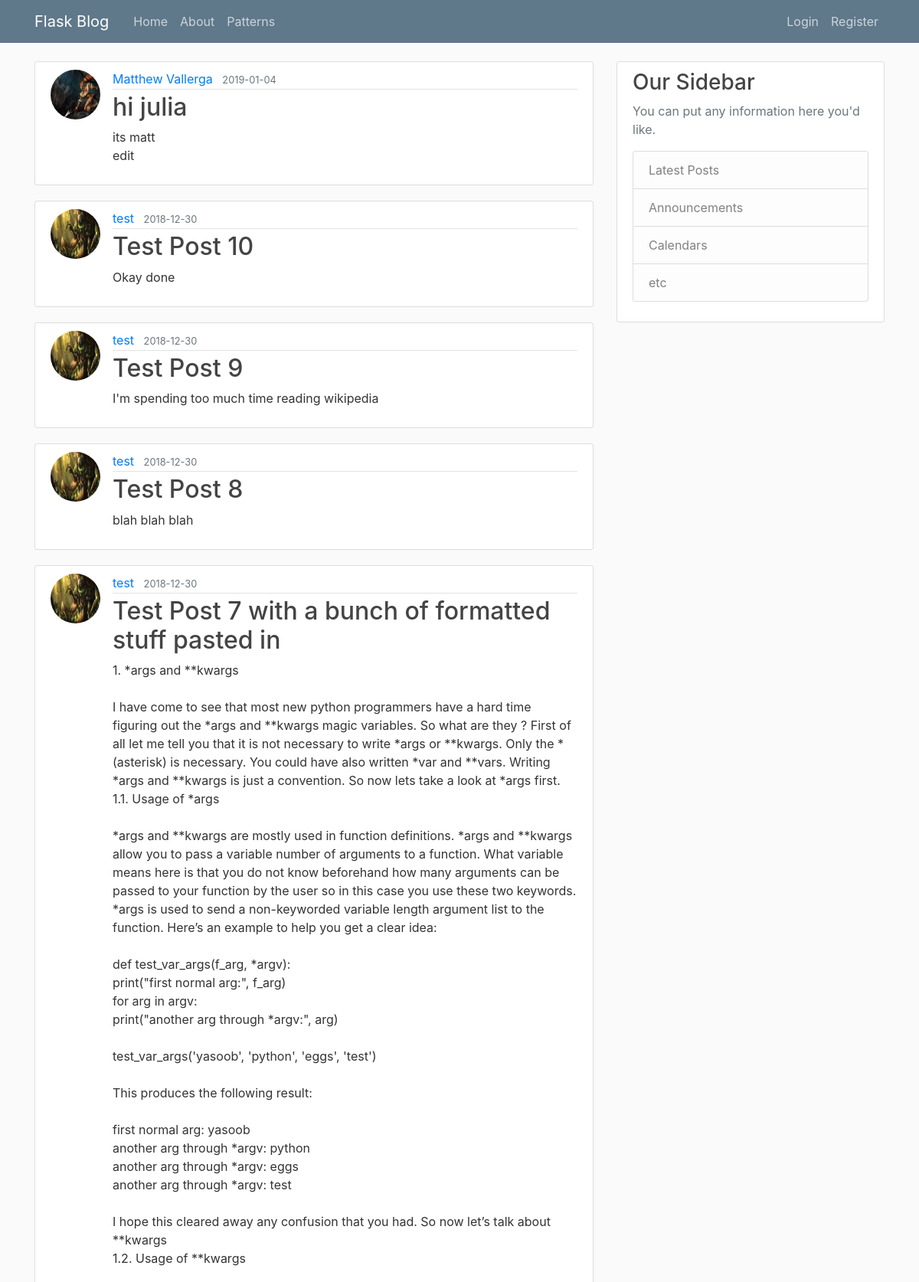
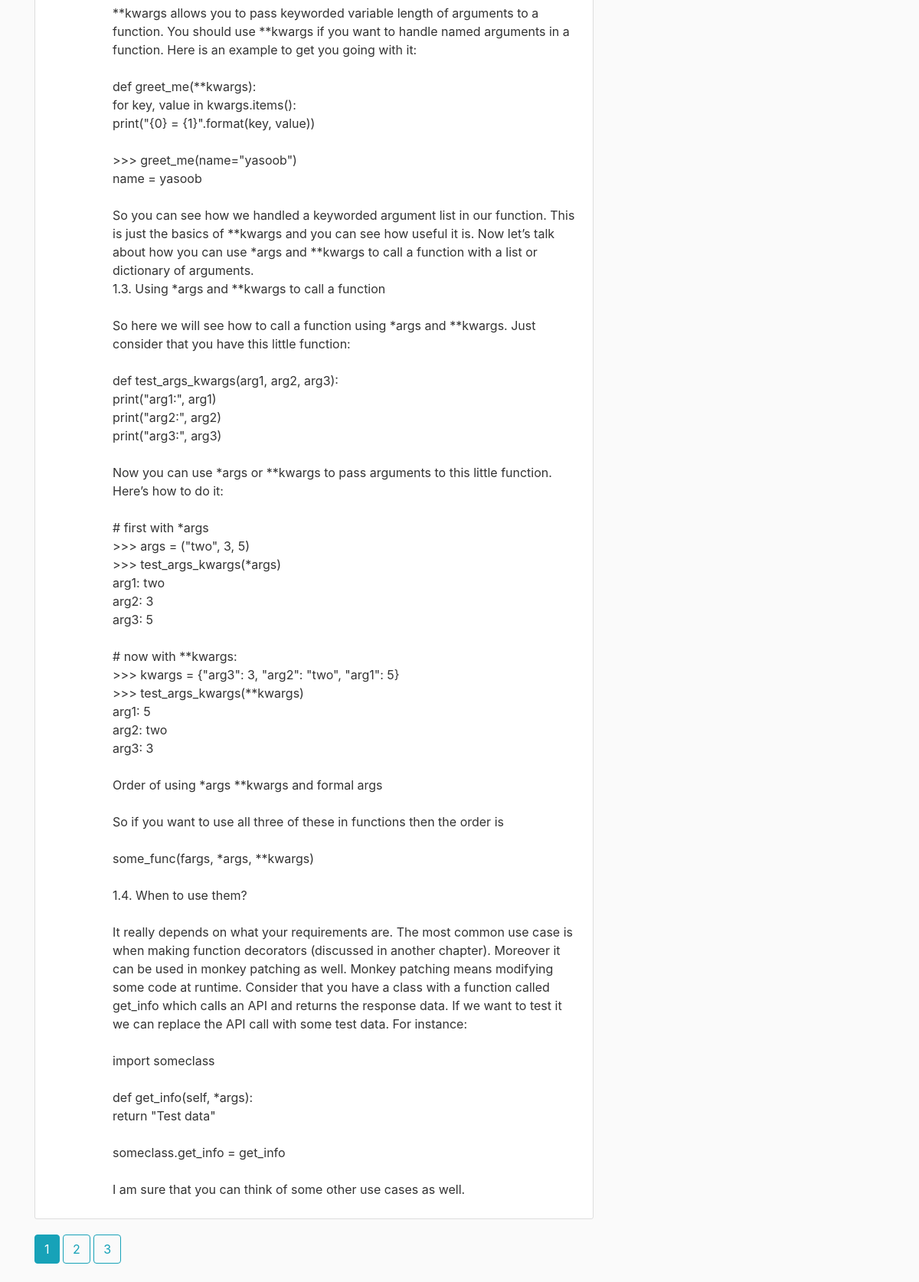
The page /home on the database its author committed (2 pictures, top to bottom).
### flaskblog/models.py (models this page shows, shortened)
class Post(db.Model):
    id = db.Column(db.Integer, primary_key=True)
    title = db.Column(db.String(100), nullable=False)
    date_posted = db.Column(db.DateTime, nullable=False, default=datetime.utcnow)
    content = db.Column(db.Text, nullable=False)
    user_id = db.Column(db.Integer, db.ForeignKey('user.id'), nullable=False)

class User(db.Model, UserMixin):
    id = db.Column(db.Integer, primary_key=True)
    username = db.Column(db.String(20), unique=True, nullable=False)
    email = db.Column(db.String(120), unique=True, nullable=False)
    image_file = db.Column(db.String(20), nullable=False, default='default.jpg')
    password = db.Column(db.String(60), nullable=False)
    posts = db.relationship('Post', backref='author', lazy=True)
    role = db.Column(db.String(20), default='user')

### flaskblog/main/routes.py (the view)
@main.route("/")
@main.route("/home")  # Each successive @app.route is a different way to get to the same page.
def home():
    page = request.args.get('page', 1, type=int)
    posts = Post.query.order_by(Post.date_posted.desc())\
        .paginate(page=page, per_page=5)  # paginate, order by descending and set number of posts per page
    return render_template('home.html', posts=posts)  # returns the html code from the home.html file

### flaskblog/templates/home.html
{% extends "layout.html" %}
{% block content %}
    {% for post in posts.items %}
        <article class="media content-section">
          <img class="rounded-circle article-img" src="{{ url_for('static', filename='profile_pics/' + post.author.image_file) }}">
          <div class="media-body">
            <div class="article-metadata">
              <a class="mr-2" href="{{ url_for('users.user_posts', username=post.author.username) }}">{{ post.author.username }}</a>
              <small class="text-muted">{{ post.date_posted.strftime('%Y-%m-%d') }}</small>
            </div>
            <h2><a class="article-title" href="{{ url_for('posts.post', post_id=post.id) }}">{{ post.title }}</a></h2>
            <p class="article-content">{{ post.content }}</p>
          </div>
        </article>
    {% endfor %}
    {% for page_num in posts.iter_pages(left_edge=2, right_edge=2, left_current=1, right_current=2) %}
        {% if page_num %}
            {% if posts.page == page_num %}
                <a class="btn btn-info mb-4" href="{{ url_for('main.home', page=page_num) }}">{{ page_num }}</a>
            {% else %}
                <a class="btn btn-outline-info mb-4" href="{{ url_for('main.home', page=page_num) }}">{{ page_num }}</a>
            {% endif %}
        {% else %}
            ...
        {% endif %}
    {% endfor %}
{% endblock content %}

### flaskblog/static/main.css (style rules this page uses)
body { background: #fafafa; color: #333333; margin-top: 5rem; }
h1, h2, h3, h4, h5, h6 { color: #444444; }
.content-section { background: #ffffff; padding: 10px 20px; border: 1px solid #dddddd; border-radius: 3px; margin-bottom: 20px; }
.article-title { color: #444444; }
.article-content { white-space: pre-line; }
.article-img { height: 65px; width: 65px; margin-right: 16px; }
.article-metadata { padding-bottom: 1px; margin-bottom: 4px; border-bottom: 1px solid #e3e3e3 }

### rows shown on the page
Post: image_file (picture), author.username "Matthew Vallerga", date_posted "2019-01-04", title "hi julia", content "its matt edit"
Post: image_file (picture), author.username "test", date_posted "2018-12-30", title "Test Post 10", content "Okay done"
Post: image_file (picture), author.username "test", date_posted "2018-12-30", title "Test Post 9", content "I'm spending too much time reading wikipedia"
Post: image_file (picture), author.username "test", date_posted "2018-12-30", title "Test Post 8", content "blah blah blah"
Post: image_file (picture), author.username "test", date_posted "2018-12-30", title "Test Post 7 with a bunch of formatted stuff pasted in", content "1. *args and **kwargs I have come to see that most new python programmers have a hard time figuring out the *args and **kwargs magic variables. So what are they ? First of all let me tell you that it is not necessary to write *args or **kwargs. Only the * (asterisk) is necessary. You could have also written *var and **vars. Writing *args and **kwargs is just a convention. So now lets take a look at *args first. 1.1. Usage of *args *args and **kwargs are mostly used in function definitions. *args and **kwargs allow you to pass a variable number of arguments to a function. What variable means here is that you do not know beforehand how many arguments can be passed to your function by the user…"

### other values the page prints
{{ page_num }} "1"
{{ page_num }} "2" "3"
